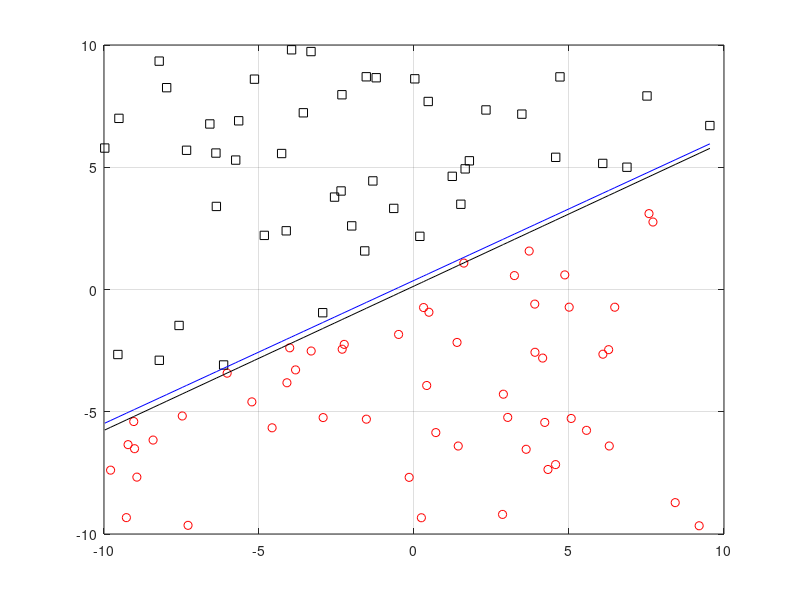
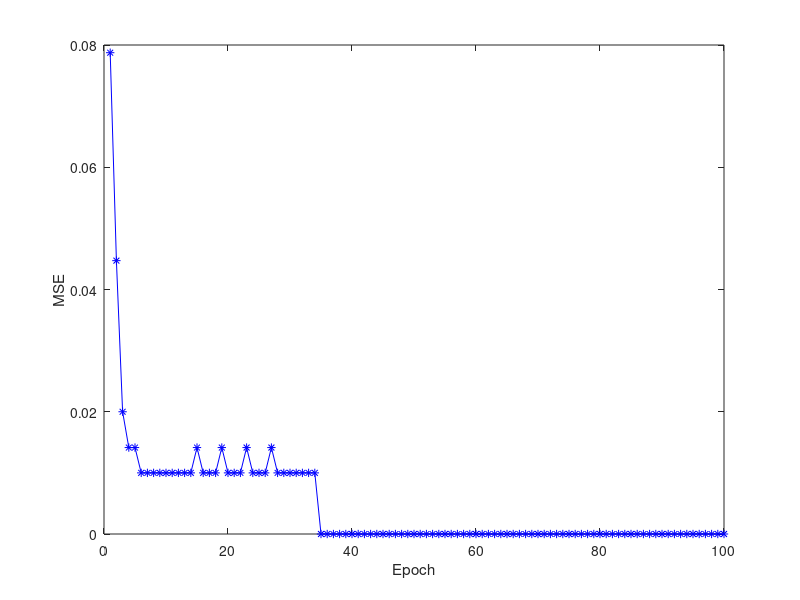

Reproduce these figures in MATLAB, in order.
clc;
close all;
clear;

rng_mx = 10;
rng_mn = -10;
nm = 100;

x1 = (rng_mx-rng_mn)*rand(nm, 1)+rng_mn;
x2 = (rng_mx-rng_mn)*rand(nm, 1)+rng_mn;

m = rand();
b = rand();
xo = sort(x1);
yo = m.*xo+b;
x2e = m.*x1+b;
cls = x2>x2e;
id0 = cls==0;
id1 = ~id0;

vw = rand(3,1);
nep = 100;
n_ap = 1/abs(max([x1;x2]))-eps;
vMSE = zeros(1,nep);

for i1=1:nep
    u = [x1 x2 ones(nm,1)]*vw;
    fu = u>=0;
    err = cls-fu;
    vMSE(i1) = sqrt(err'*err)/nm;
    id_err = err~=0;
    
    y1 = -xo*vw(1)/vw(2)-vw(3)/vw(2);
    dvw = n_ap*([x1'; x2'; ones(1,nm)]*err);
    vw = vw+dvw;

    figure(1);
    plot(x1(id0), x2(id0), 'ro');
    axis([rng_mn, rng_mx, rng_mn, rng_mx])
    hold on;
    plot(x1(id1), x2(id1), 'ks');
    plot(x1(id_err), x2(id_err), 'b*');
    plot(xo, yo, 'b-');
    plot(xo, y1, 'k-');
    grid on;
    hold off;
    pause(0.1);

end

figure(2)
plot(1:nep,vMSE,'b*-');
ylabel('MSE');
xlabel('Epoch');